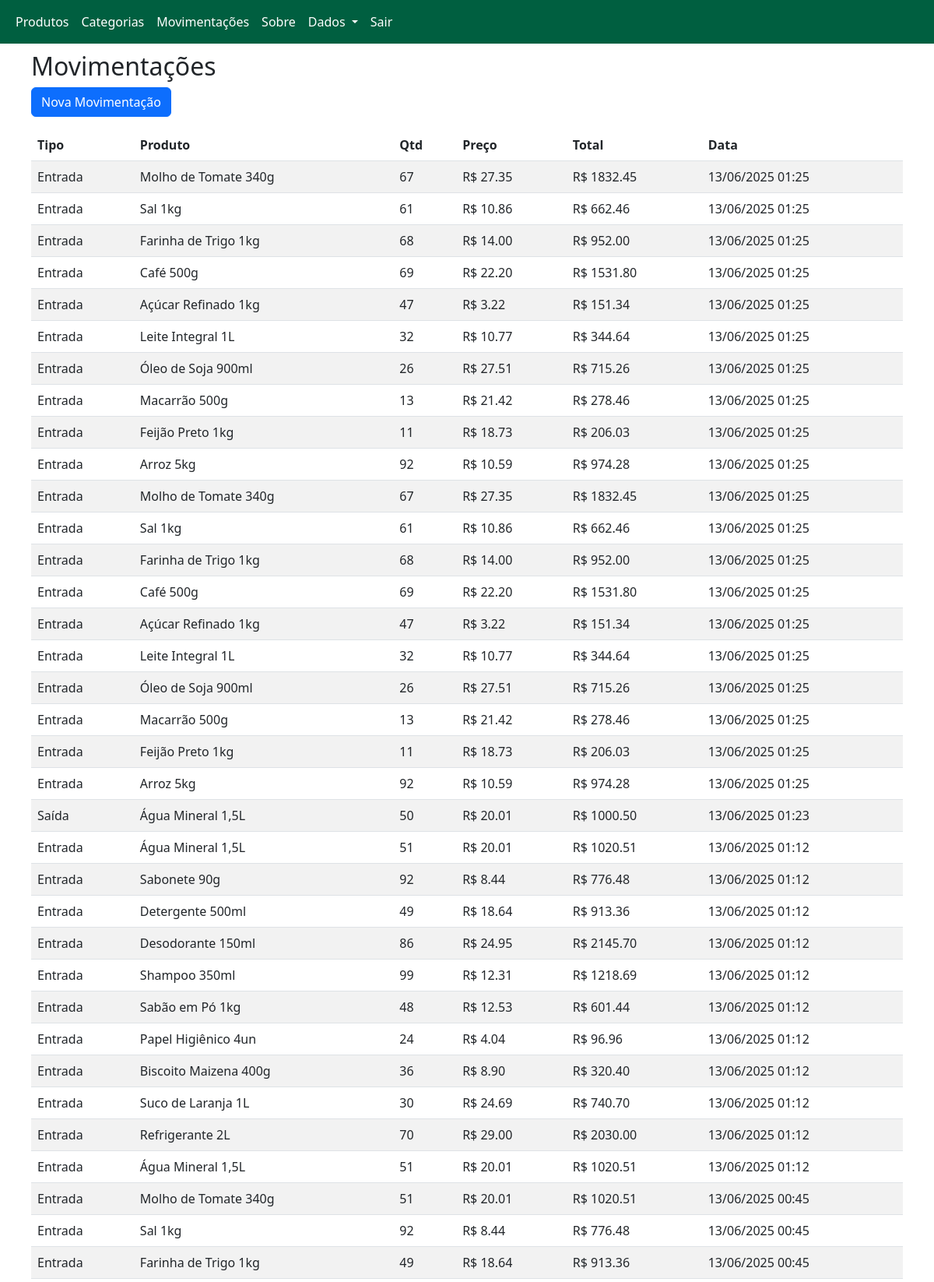
Page /movimentacoes (upper part) on the committed database.
### app.py (models this page shows)
class Movimentacao(db.Model):
    id = db.Column(db.Integer, primary_key=True)
    tipo = db.Column(db.String(10))  # Entrada ou Saída
    produto_id = db.Column(db.Integer, db.ForeignKey('produto.id'))
    produto = db.relationship('Produto')
    quantidade = db.Column(db.Integer)
    preco = db.Column(db.Integer, default=0)
    data = db.Column(db.DateTime, default=datetime.utcnow)

class Produto(db.Model):
    id = db.Column(db.Integer, primary_key=True)
    nome = db.Column(db.String(100), nullable=False)
    descricao = db.Column(db.String(200))
    quantidade = db.Column(db.Integer, default=0)
    preco = db.Column(db.Integer, default=0)  # preço em centavos
    categoria_id = db.Column(db.Integer, db.ForeignKey('categoria.id'))
    categoria = db.relationship('Categoria')

### app.py (the view)
@app.route('/movimentacoes')
def listar_movimentacoes():
    movimentacoes = Movimentacao.query.order_by(Movimentacao.data.desc()).all()
    return render_template('movimentacoes.html', movimentacoes=movimentacoes)

### templates/movimentacoes.html (shortened to what this page needs)
{% extends 'base.html' %}
{% block content %}
<h2>Movimentações</h2>
<a href="/movimentacao/nova" class="btn btn-primary mb-3">Nova Movimentação</a>
<table class="table table-striped">
    <thead>
        <tr>
            <th>Tipo</th>
            <th>Produto</th>
            <th>Qtd</th>
            <th>Preço</th>
            <th>Total</th>
            <th>Data</th>
        </tr>
    </thead>
    <tbody>
        {% for m in movimentacoes %}
        <tr>
            <td>{{ m.tipo }}</td>
            <td>{{ m.produto.nome }}</td>
            <td>{{ m.quantidade }}</td>
            <td>R$ {{ '%.2f' | format(m.preco / 100) }}</td>
            <td>R$ {{ '%.2f' | format(m.quantidade * m.preco / 100) }}</td>
            <td>{{ m.data.strftime('%d/%m/%Y %H:%M') }}</td>
        </tr>
        {% endfor %}
    </tbody>
            {% set ns = namespace(total=0) %}
            {% for mov in movimentacoes %}
            {%if mov.tipo == 'Saída'%}
            {% set ns.total = ns.total + (mov.quantidade * mov.preco) %}
            {% endif %}
            {% endfor %}
</table>
{% endblock %}

### templates/base.html (style rules this page uses)
html, body { height: 100%; margin: 0; display: flex; flex-direction: column; }

### rows in the picture
Movimentacao: tipo "Entrada", produto.nome "Molho de Tomate 340g", quantidade "67", m.preco/100 "27.35", m.quantidade*m.preco/100 "1832.45", data "13/06/2025 01:25"
Movimentacao: tipo "Entrada", produto.nome "Sal 1kg", quantidade "61", m.preco/100 "10.86", m.quantidade*m.preco/100 "662.46", data "13/06/2025 01:25"
Movimentacao: tipo "Entrada", produto.nome "Farinha de Trigo 1kg", quantidade "68", m.preco/100 "14.00", m.quantidade*m.preco/100 "952.00", data "13/06/2025 01:25"
Movimentacao: tipo "Entrada", produto.nome "Café 500g", quantidade "69", m.preco/100 "22.20", m.quantidade*m.preco/100 "1531.80", data "13/06/2025 01:25"
Movimentacao: tipo "Entrada", produto.nome "Açúcar Refinado 1kg", quantidade "47", m.preco/100 "3.22", m.quantidade*m.preco/100 "151.34", data "13/06/2025 01:25"
Movimentacao: tipo "Entrada", produto.nome "Leite Integral 1L", quantidade "32", m.preco/100 "10.77", m.quantidade*m.preco/100 "344.64", data "13/06/2025 01:25"
Movimentacao: tipo "Entrada", produto.nome "Óleo de Soja 900ml", quantidade "26", m.preco/100 "27.51", m.quantidade*m.preco/100 "715.26", data "13/06/2025 01:25"
Movimentacao: tipo "Entrada", produto.nome "Macarrão 500g", quantidade "13", m.preco/100 "21.42", m.quantidade*m.preco/100 "278.46", data "13/06/2025 01:25"
Movimentacao: tipo "Entrada", produto.nome "Feijão Preto 1kg", quantidade "11", m.preco/100 "18.73", m.quantidade*m.preco/100 "206.03", data "13/06/2025 01:25"
Movimentacao: tipo "Entrada", produto.nome "Arroz 5kg", quantidade "92", m.preco/100 "10.59", m.quantidade*m.preco/100 "974.28", data "13/06/2025 01:25"
Movimentacao: tipo "Entrada", produto.nome "Molho de Tomate 340g", quantidade "67", m.preco/100 "27.35", m.quantidade*m.preco/100 "1832.45", data "13/06/2025 01:25"
Movimentacao: tipo "Entrada", produto.nome "Sal 1kg", quantidade "61", m.preco/100 "10.86", m.quantidade*m.preco/100 "662.46", data "13/06/2025 01:25"
Movimentacao: tipo "Entrada", produto.nome "Farinha de Trigo 1kg", quantidade "68", m.preco/100 "14.00", m.quantidade*m.preco/100 "952.00", data "13/06/2025 01:25"
Movimentacao: tipo "Entrada", produto.nome "Café 500g", quantidade "69", m.preco/100 "22.20", m.quantidade*m.preco/100 "1531.80", data "13/06/2025 01:25"
Movimentacao: tipo "Entrada", produto.nome "Açúcar Refinado 1kg", quantidade "47", m.preco/100 "3.22", m.quantidade*m.preco/100 "151.34", data "13/06/2025 01:25"
Movimentacao: tipo "Entrada", produto.nome "Leite Integral 1L", quantidade "32", m.preco/100 "10.77", m.quantidade*m.preco/100 "344.64", data "13/06/2025 01:25"
Movimentacao: tipo "Entrada", produto.nome "Óleo de Soja 900ml", quantidade "26", m.preco/100 "27.51", m.quantidade*m.preco/100 "715.26", data "13/06/2025 01:25"
Movimentacao: tipo "Entrada", produto.nome "Macarrão 500g", quantidade "13", m.preco/100 "21.42", m.quantidade*m.preco/100 "278.46", data "13/06/2025 01:25"
Movimentacao: tipo "Entrada", produto.nome "Feijão Preto 1kg", quantidade "11", m.preco/100 "18.73", m.quantidade*m.preco/100 "206.03", data "13/06/2025 01:25"
Movimentacao: tipo "Entrada", produto.nome "Arroz 5kg", quantidade "92", m.preco/100 "10.59", m.quantidade*m.preco/100 "974.28", data "13/06/2025 01:25"
Movimentacao: tipo "Saída", produto.nome "Água Mineral 1,5L", quantidade "50", m.preco/100 "20.01", m.quantidade*m.preco/100 "1000.50", data "13/06/2025 01:23"
Movimentacao: tipo "Entrada", produto.nome "Água Mineral 1,5L", quantidade "51", m.preco/100 "20.01", m.quantidade*m.preco/100 "1020.51", data "13/06/2025 01:12"
Movimentacao: tipo "Entrada", produto.nome "Sabonete 90g", quantidade "92", m.preco/100 "8.44", m.quantidade*m.preco/100 "776.48", data "13/06/2025 01:12"
Movimentacao: tipo "Entrada", produto.nome "Detergente 500ml", quantidade "49", m.preco/100 "18.64", m.quantidade*m.preco/100 "913.36", data "13/06/2025 01:12"
Movimentacao: tipo "Entrada", produto.nome "Desodorante 150ml", quantidade "86", m.preco/100 "24.95", m.quantidade*m.preco/100 "2145.70", data "13/06/2025 01:12"
Movimentacao: tipo "Entrada", produto.nome "Shampoo 350ml", quantidade "99", m.preco/100 "12.31", m.quantidade*m.preco/100 "1218.69", data "13/06/2025 01:12"
Movimentacao: tipo "Entrada", produto.nome "Sabão em Pó 1kg", quantidade "48", m.preco/100 "12.53", m.quantidade*m.preco/100 "601.44", data "13/06/2025 01:12"
Movimentacao: tipo "Entrada", produto.nome "Papel Higiênico 4un", quantidade "24", m.preco/100 "4.04", m.quantidade*m.preco/100 "96.96", data "13/06/2025 01:12"
Movimentacao: tipo "Entrada", produto.nome "Biscoito Maizena 400g", quantidade "36", m.preco/100 "8.90", m.quantidade*m.preco/100 "320.40", data "13/06/2025 01:12"
Movimentacao: tipo "Entrada", produto.nome "Suco de Laranja 1L", quantidade "30", m.preco/100 "24.69", m.quantidade*m.preco/100 "740.70", data "13/06/2025 01:12"
Movimentacao: tipo "Entrada", produto.nome "Refrigerante 2L", quantidade "70", m.preco/100 "29.00", m.quantidade*m.preco/100 "2030.00", data "13/06/2025 01:12"
Movimentacao: tipo "Entrada", produto.nome "Água Mineral 1,5L", quantidade "51", m.preco/100 "20.01", m.quantidade*m.preco/100 "1020.51", data "13/06/2025 01:12"
Movimentacao: tipo "Entrada", produto.nome "Molho de Tomate 340g", quantidade "51", m.preco/100 "20.01", m.quantidade*m.preco/100 "1020.51", data "13/06/2025 00:45"
Movimentacao: tipo "Entrada", produto.nome "Sal 1kg", quantidade "92", m.preco/100 "8.44", m.quantidade*m.preco/100 "776.48", data "13/06/2025 00:45"
Movimentacao: tipo "Entrada", produto.nome "Farinha de Trigo 1kg", quantidade "49", m.preco/100 "18.64", m.quantidade*m.preco/100 "913.36", data "13/06/2025 00:45"
